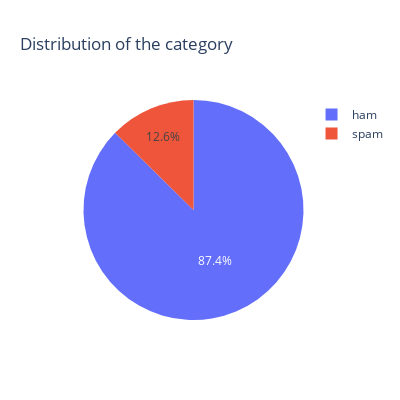

The code cell stored with this chart in its notebook:
### Code cell
#Visualize the target distribution among the dataset
fig = px.pie(df,
             names = "v1",
             title= "Distribution of the category",
             height = 400,
             width = 400)

fig.show()

### Figure 1 — Plotly figure (JSON) as saved in the notebook; plotly's stock layout.template omitted (floating-point values rounded to 4 significant figures; data arrays with more than 128 entries replaced by an {"elided": "..."} marker saying what was removed)
{"data": [{"domain": {"x": [0, 1], "y": [0, 1]}, "hovertemplate": "v1=%{label}<extra></extra>", "labels": {"elided": "5169 str values"}, "legendgroup": "", "name": "", "showlegend": true, "type": "pie"}], "layout": {"height": 400, "legend": {"tracegroupgap": 0}, "title": {"text": "Distribution of the category"}, "width": 400}}
